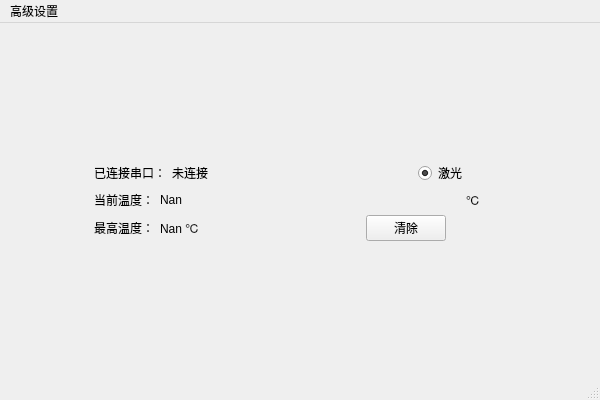
<?xml version="1.0" encoding="UTF-8"?>
<ui version="4.0">
 <class>MainWindow</class>
 <widget class="QMainWindow" name="MainWindow">
  <property name="enabled">
   <bool>true</bool>
  </property>
  <property name="geometry">
   <rect>
    <x>0</x>
    <y>0</y>
    <width>600</width>
    <height>400</height>
   </rect>
  </property>
  <property name="sizePolicy">
   <sizepolicy hsizetype="Fixed" vsizetype="Fixed">
    <horstretch>0</horstretch>
    <verstretch>0</verstretch>
   </sizepolicy>
  </property>
  <property name="minimumSize">
   <size>
    <width>450</width>
    <height>300</height>
   </size>
  </property>
  <property name="baseSize">
   <size>
    <width>600</width>
    <height>400</height>
   </size>
  </property>
  <property name="windowTitle">
   <string>MainWindow</string>
  </property>
  <property name="styleSheet">
   <string notr="true">font: 12pt &quot;黑体&quot;;</string>
  </property>
  <widget class="QWidget" name="centralwidget">
   <layout class="QGridLayout" name="gridLayout">
    <item row="0" column="1">
     <spacer name="verticalSpacer_2">
      <property name="orientation">
       <enum>Qt::Vertical</enum>
      </property>
      <property name="sizeHint" stdset="0">
       <size>
        <width>20</width>
        <height>51</height>
       </size>
      </property>
     </spacer>
    </item>
    <item row="1" column="0">
     <spacer name="horizontalSpacer_3">
      <property name="orientation">
       <enum>Qt::Horizontal</enum>
      </property>
      <property name="sizeHint" stdset="0">
       <size>
        <width>15</width>
        <height>20</height>
       </size>
      </property>
     </spacer>
    </item>
    <item row="1" column="1">
     <layout class="QVBoxLayout" name="verticalLayout">
      <item>
       <layout class="QHBoxLayout" name="horizontalLayout_3">
        <item>
         <widget class="QLabel" name="label_3">
          <property name="styleSheet">
           <string notr="true">font: 12pt &quot;黑体&quot;;</string>
          </property>
          <property name="text">
           <string>已连接串口：</string>
          </property>
         </widget>
        </item>
        <item>
         <widget class="QLabel" name="port">
          <property name="minimumSize">
           <size>
            <width>200</width>
            <height>0</height>
           </size>
          </property>
          <property name="styleSheet">
           <string notr="true">font: 12pt &quot;黑体&quot;;</string>
          </property>
          <property name="text">
           <string>未连接</string>
          </property>
         </widget>
        </item>
        <item>
         <spacer name="horizontalSpacer_2">
          <property name="orientation">
           <enum>Qt::Horizontal</enum>
          </property>
          <property name="sizeHint" stdset="0">
           <size>
            <width>40</width>
            <height>20</height>
           </size>
          </property>
         </spacer>
        </item>
        <item>
         <widget class="QRadioButton" name="radioButton">
          <property name="text">
           <string>激光</string>
          </property>
          <property name="checked">
           <bool>true</bool>
          </property>
         </widget>
        </item>
        <item>
         <spacer name="horizontalSpacer_5">
          <property name="orientation">
           <enum>Qt::Horizontal</enum>
          </property>
          <property name="sizeHint" stdset="0">
           <size>
            <width>40</width>
            <height>20</height>
           </size>
          </property>
         </spacer>
        </item>
       </layout>
      </item>
      <item>
       <layout class="QHBoxLayout" name="horizontalLayout">
        <item>
         <widget class="QLabel" name="label">
          <property name="styleSheet">
           <string notr="true">font: 12pt &quot;黑体&quot;;</string>
          </property>
          <property name="text">
           <string>当前温度：</string>
          </property>
         </widget>
        </item>
        <item>
         <widget class="QLabel" name="label_temperature">
          <property name="minimumSize">
           <size>
            <width>300</width>
            <height>0</height>
           </size>
          </property>
          <property name="styleSheet">
           <string notr="true">font: 50pt &quot;黑体&quot;;</string>
          </property>
          <property name="text">
           <string>Nan</string>
          </property>
         </widget>
        </item>
        <item>
         <widget class="QLabel" name="label_4">
          <property name="styleSheet">
           <string notr="true">font: 20pt &quot;黑体&quot;;</string>
          </property>
          <property name="text">
           <string>℃</string>
          </property>
         </widget>
        </item>
       </layout>
      </item>
      <item>
       <layout class="QHBoxLayout" name="horizontalLayout_5">
        <item>
         <layout class="QHBoxLayout" name="horizontalLayout_2">
          <item>
           <widget class="QLabel" name="label_2">
            <property name="styleSheet">
             <string notr="true">font: 12pt &quot;黑体&quot;;</string>
            </property>
            <property name="text">
             <string>最高温度：</string>
            </property>
           </widget>
          </item>
          <item>
           <widget class="QLabel" name="label_maxTempreture">
            <property name="minimumSize">
             <size>
              <width>200</width>
              <height>0</height>
             </size>
            </property>
            <property name="styleSheet">
             <string notr="true">font: 12pt &quot;黑体&quot;;</string>
            </property>
            <property name="text">
             <string>Nan ℃</string>
            </property>
           </widget>
          </item>
         </layout>
        </item>
        <item>
         <widget class="QPushButton" name="clearButton">
          <property name="styleSheet">
           <string notr="true">font: 12pt &quot;黑体&quot;;</string>
          </property>
          <property name="text">
           <string>清除</string>
          </property>
         </widget>
        </item>
        <item>
         <spacer name="horizontalSpacer">
          <property name="orientation">
           <enum>Qt::Horizontal</enum>
          </property>
          <property name="sizeHint" stdset="0">
           <size>
            <width>40</width>
            <height>20</height>
           </size>
          </property>
         </spacer>
        </item>
       </layout>
      </item>
     </layout>
    </item>
    <item row="1" column="2">
     <spacer name="horizontalSpacer_4">
      <property name="orientation">
       <enum>Qt::Horizontal</enum>
      </property>
      <property name="sizeHint" stdset="0">
       <size>
        <width>15</width>
        <height>20</height>
       </size>
      </property>
     </spacer>
    </item>
    <item row="2" column="1">
     <spacer name="verticalSpacer">
      <property name="orientation">
       <enum>Qt::Vertical</enum>
      </property>
      <property name="sizeHint" stdset="0">
       <size>
        <width>20</width>
        <height>51</height>
       </size>
      </property>
     </spacer>
    </item>
   </layout>
  </widget>
  <widget class="QMenuBar" name="menubar">
   <property name="geometry">
    <rect>
     <x>0</x>
     <y>0</y>
     <width>600</width>
     <height>30</height>
    </rect>
   </property>
   <widget class="QMenu" name="menu">
    <property name="title">
     <string>高级设置</string>
    </property>
    <addaction name="actionemissvity"/>
   </widget>
   <addaction name="menu"/>
  </widget>
  <widget class="QStatusBar" name="statusbar"/>
  <action name="actionemissvity">
   <property name="text">
    <string>系统</string>
   </property>
  </action>
 </widget>
 <resources/>
 <connections/>
</ui>
